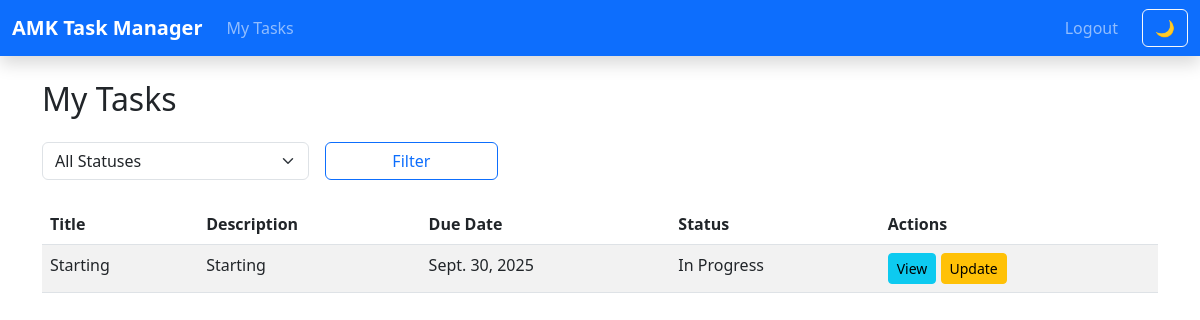
The page /my-tasks/ (signed in) on the database as committed earlier.
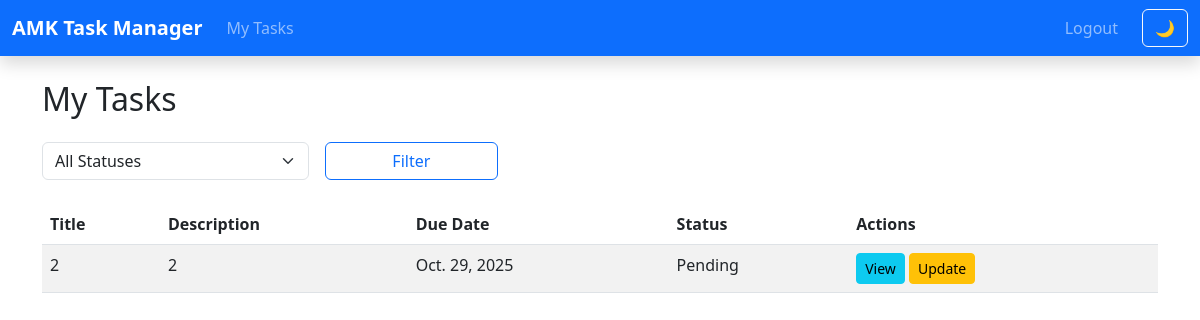
The same page on the database as committed later.
### tasks/models.py (models this page shows, shortened)
class Task(models.Model):
    STATUS_CHOICES = [
        ('Pending', 'Pending'),
        ('In Progress', 'In Progress'),
        ('Completed', 'Completed'),
    ]
    title = models.CharField(max_length=255)
    description = models.TextField()
    assigned_to = models.ForeignKey(User, on_delete=models.CASCADE, related_name='assigned_tasks')
    due_date = models.DateField()
    status = models.CharField(max_length=20, choices=STATUS_CHOICES, default='Pending')
    completion_report = models.TextField(blank=True, null=True)
    worked_hours = models.PositiveIntegerField(blank=True, null=True)

### tasks/views.py (the view)
# urls.py: path('my-tasks/', UserTaskListView.as_view(), name='tasks_list_user'),
class UserTaskListView(LoginRequiredMixin, ListView):
    model = Task
    template_name = 'tasks_list_user.html'
    context_object_name = 'object_list'
    def get_queryset(self):
        return Task.objects.filter(assigned_to=self.request.user)

### templates/tasks_list_user.html (shortened to what this page needs)
{% extends 'base.html' %}
{% block content %}
<h2 class="mb-4">My Tasks</h2>
<form method="get" class="row g-3 mb-4">
    <div class="col-md-3">
        <select name="status" class="form-select" title="Filter by status">
            <option value="">All Statuses</option>
        </select>
    </div>
    <div class="col-md-2">
        <button type="submit" class="btn btn-outline-primary w-100">Filter</button>
    </div>
</form>
<table class="table table-striped">
    <thead>
        <tr>
            <th>Title</th>
            <th>Description</th>
            <th>Due Date</th>
            <th>Status</th>
            <th>Actions</th>
        </tr>
    </thead>
    <tbody>
        {% for task in object_list %}
        {% if not request.GET.status or task.status == request.GET.status %}
        <tr>
            <td>{{ task.title }}</td>
            <td>{{ task.description }}</td>
            <td>{{ task.due_date }}</td>
            <td>{{ task.status }}</td>
            <td>
                <a href="{% url 'task_detail' task.pk %}" class="btn btn-sm btn-info">View</a>
                <a href="{% url 'task_update_user' task.pk %}" class="btn btn-sm btn-warning">Update</a>
            </td>
        </tr>
        {% endif %}
        {% empty %}
        <tr><td colspan="5">No tasks assigned.</td></tr>
        {% endfor %}
    </tbody>
</table>
{% endblock %}

### templates/base.html (shortened to what this page needs)
<!DOCTYPE html>
<html lang="en">
<head>
    <link href="https://cdn.jsdelivr.net/npm/bootstrap@5.3.0/dist/css/bootstrap.min.css" rel="stylesheet">
</head>
<body>
    <nav class="navbar navbar-expand-lg navbar-dark bg-primary shadow">
        <div class="container-fluid">
            <a class="navbar-brand fw-bold" href="/">AMK Task Manager</a>
            <div class="collapse navbar-collapse" id="navbarNav">
                <ul class="navbar-nav me-auto mb-2 mb-lg-0">
                    {% if user.is_authenticated %}
                        {% if user.groups.all.0.name == 'SuperAdmin' %}
                            <li class="nav-item"><a class="nav-link" href="{% url 'user_list' %}">Users</a></li>
                            <li class="nav-item"><a class="nav-link" href="{% url 'admin_list' %}">Admins</a></li>
                            <li class="nav-item"><a class="nav-link" href="{% url 'assign_user' %}">Assign Users</a></li>
                            <li class="nav-item"><a class="nav-link" href="{% url 'task_list_admin' %}">Tasks</a></li>
                        {% elif user.groups.all.0.name == 'Admin' %}
                            <li class="nav-item"><a class="nav-link" href="{% url 'task_list_admin' %}">Tasks</a></li>
                        {% elif user.groups.all.0.name == 'User' %}
                            <li class="nav-item"><a class="nav-link" href="{% url 'tasks_list_user' %}">My Tasks</a></li>
                        {% endif %}
                    {% endif %}
                </ul>
                <ul class="navbar-nav ms-auto mb-2 mb-lg-0">
                    {% if user.is_authenticated %}
                        <li class="nav-item"><a class="nav-link" href="{% url 'logout' %}">Logout</a></li>
                    {% else %}
                        <li class="nav-item"><a class="nav-link" href="{% url 'login' %}">Login</a></li>
                    {% endif %}
                </ul>
                <button id="themeToggle" class="btn btn-outline-light ms-3" onclick="toggleTheme()">🌙</button>
            </div>
        </div>
    </nav>
    <div class="container mt-4">
        {% block content %}{% endblock %}
    </div>
</body>
</html>

Rows that differ between the two databases and show on the page:
removed Task: title "Starting", description "Starting", due_date "Sept. 30, 2025", status "In Progress"
added Task: title "2", description "2", due_date "Oct. 29, 2025", status "Pending"
